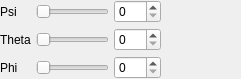
<?xml version="1.0" encoding="UTF-8"?>
<ui version="4.0">
 <class>CBasicEditWidget</class>
 <widget class="QWidget" name="CBasicEditWidget">
  <property name="geometry">
   <rect>
    <x>0</x>
    <y>0</y>
    <width>241</width>
    <height>75</height>
   </rect>
  </property>
  <property name="windowTitle">
   <string>Form</string>
  </property>
  <layout class="QGridLayout" name="gridLayout">
   <property name="margin">
    <number>0</number>
   </property>
   <property name="spacing">
    <number>5</number>
   </property>
   <item row="0" column="0">
    <widget class="QLabel" name="label">
     <property name="text">
      <string>Psi</string>
     </property>
    </widget>
   </item>
   <item row="0" column="1">
    <widget class="QSlider" name="psiHorizontalSlider">
     <property name="maximum">
      <number>359</number>
     </property>
     <property name="orientation">
      <enum>Qt::Horizontal</enum>
     </property>
    </widget>
   </item>
   <item row="0" column="2">
    <widget class="QSpinBox" name="psiSpinBox">
     <property name="maximum">
      <number>359</number>
     </property>
    </widget>
   </item>
   <item row="0" column="3" rowspan="3">
    <widget class="QWidget" name="graphicsWidget" native="true">
     <property name="sizePolicy">
      <sizepolicy hsizetype="Fixed" vsizetype="Fixed">
       <horstretch>0</horstretch>
       <verstretch>0</verstretch>
      </sizepolicy>
     </property>
     <property name="minimumSize">
      <size>
       <width>75</width>
       <height>75</height>
      </size>
     </property>
    </widget>
   </item>
   <item row="1" column="0">
    <widget class="QLabel" name="label_2">
     <property name="text">
      <string>Theta</string>
     </property>
    </widget>
   </item>
   <item row="1" column="1">
    <widget class="QSlider" name="thetaHorizontalSlider">
     <property name="maximum">
      <number>360</number>
     </property>
     <property name="orientation">
      <enum>Qt::Horizontal</enum>
     </property>
    </widget>
   </item>
   <item row="1" column="2">
    <widget class="QSpinBox" name="thetaSpinBox">
     <property name="maximum">
      <number>359</number>
     </property>
    </widget>
   </item>
   <item row="2" column="0">
    <widget class="QLabel" name="label_3">
     <property name="text">
      <string>Phi</string>
     </property>
    </widget>
   </item>
   <item row="2" column="1">
    <widget class="QSlider" name="phiHorizontalSlider">
     <property name="maximum">
      <number>360</number>
     </property>
     <property name="orientation">
      <enum>Qt::Horizontal</enum>
     </property>
    </widget>
   </item>
   <item row="2" column="2">
    <widget class="QSpinBox" name="phiSpinBox">
     <property name="maximum">
      <number>359</number>
     </property>
    </widget>
   </item>
  </layout>
 </widget>
 <resources/>
 <connections>
  <connection>
   <sender>psiHorizontalSlider</sender>
   <signal>valueChanged(int)</signal>
   <receiver>psiSpinBox</receiver>
   <slot>setValue(int)</slot>
   <hints>
    <hint type="sourcelabel">
     <x>126</x>
     <y>22</y>
    </hint>
    <hint type="destinationlabel">
     <x>173</x>
     <y>22</y>
    </hint>
   </hints>
  </connection>
  <connection>
   <sender>thetaHorizontalSlider</sender>
   <signal>valueChanged(int)</signal>
   <receiver>thetaSpinBox</receiver>
   <slot>setValue(int)</slot>
   <hints>
    <hint type="sourcelabel">
     <x>135</x>
     <y>41</y>
    </hint>
    <hint type="destinationlabel">
     <x>192</x>
     <y>41</y>
    </hint>
   </hints>
  </connection>
  <connection>
   <sender>phiHorizontalSlider</sender>
   <signal>valueChanged(int)</signal>
   <receiver>phiSpinBox</receiver>
   <slot>setValue(int)</slot>
   <hints>
    <hint type="sourcelabel">
     <x>134</x>
     <y>65</y>
    </hint>
    <hint type="destinationlabel">
     <x>170</x>
     <y>65</y>
    </hint>
   </hints>
  </connection>
  <connection>
   <sender>phiSpinBox</sender>
   <signal>valueChanged(int)</signal>
   <receiver>phiHorizontalSlider</receiver>
   <slot>setValue(int)</slot>
   <hints>
    <hint type="sourcelabel">
     <x>184</x>
     <y>77</y>
    </hint>
    <hint type="destinationlabel">
     <x>138</x>
     <y>79</y>
    </hint>
   </hints>
  </connection>
  <connection>
   <sender>thetaSpinBox</sender>
   <signal>valueChanged(int)</signal>
   <receiver>thetaHorizontalSlider</receiver>
   <slot>setValue(int)</slot>
   <hints>
    <hint type="sourcelabel">
     <x>179</x>
     <y>50</y>
    </hint>
    <hint type="destinationlabel">
     <x>154</x>
     <y>50</y>
    </hint>
   </hints>
  </connection>
  <connection>
   <sender>psiSpinBox</sender>
   <signal>valueChanged(int)</signal>
   <receiver>psiHorizontalSlider</receiver>
   <slot>setValue(int)</slot>
   <hints>
    <hint type="sourcelabel">
     <x>171</x>
     <y>9</y>
    </hint>
    <hint type="destinationlabel">
     <x>155</x>
     <y>18</y>
    </hint>
   </hints>
  </connection>
 </connections>
</ui>
